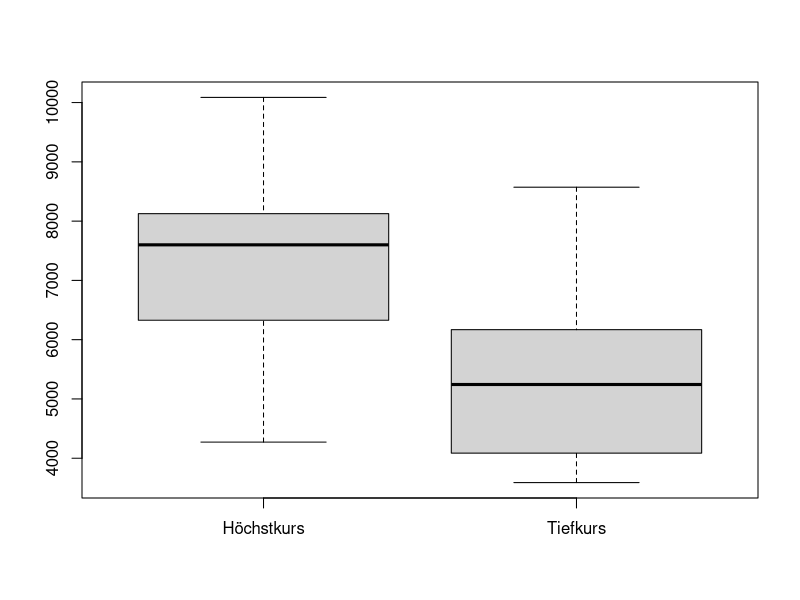
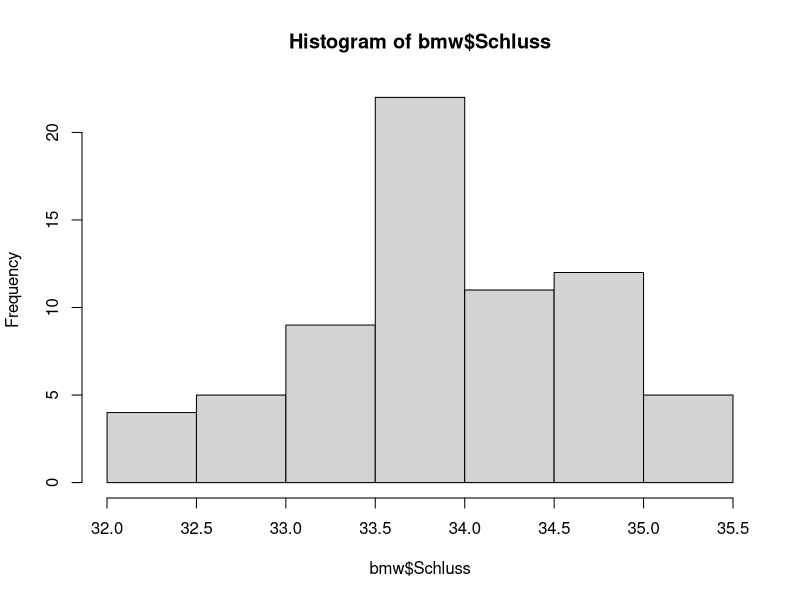

The R source for these figures, in order:
## ---- chunk 1
knitr::opts_chunk$set(echo = TRUE)
## ---- chunk 2
# Pfad zur Datei anpassen
dax30 <- read.csv("../dax30.csv")
# benutze alternativ den Dialog zum Öffnen einer Datei
# dax30 <- read.csv(file.choose())

dax30
## ---- chunk 3
summary(dax30)
five_high <- fivenum(dax30$Hoechstkurs)
five_low <- fivenum(dax30$Tiefstkurs)

boxplot(five_high, five_low, names = c("Höchstkurs", "Tiefkurs"))
## ---- chunk 4
end_zahlen <- dax30$Jahresende
wachstumsfaktoren <- c()
wachstumsfaktoren
i <- 2

while (i <= length(end_zahlen)) {
  wert <- end_zahlen[i]/end_zahlen[i-1]
  wachstumsfaktoren <- append(wachstumsfaktoren, wert)
  i <- i + 1
}

wachstumsfaktoren
## ---- chunk 5
wachstumsFaktor <- (prod(wachstumsfaktoren))^(1/10)
wachstumsFaktor
(wachstumsFaktor - 1) * 100
## ---- chunk 6
sec_seg_speed_2 <- 10000 / (12 * 60)
sec_seg_speed_2 <- sec_seg_speed_2 * 3.6
sec_seg_speed_2
(80) / ((15 / 60) + (10 / sec_seg_speed_2) + (40 / 80) + (15 / 70))
## ---- chunk 7
# Benutze den richtigen Pfad in "bmw.csv" oder stattdessen file.choose()
bmw <- read.csv2("../bmw.csv", header= T, sep= ";", dec=".")
## ---- chunk 8
summary(bmw)
quantile(bmw$Schluss, type = 2)
head(bmw)
## ---- chunk 9
hist(bmw$Schluss)
